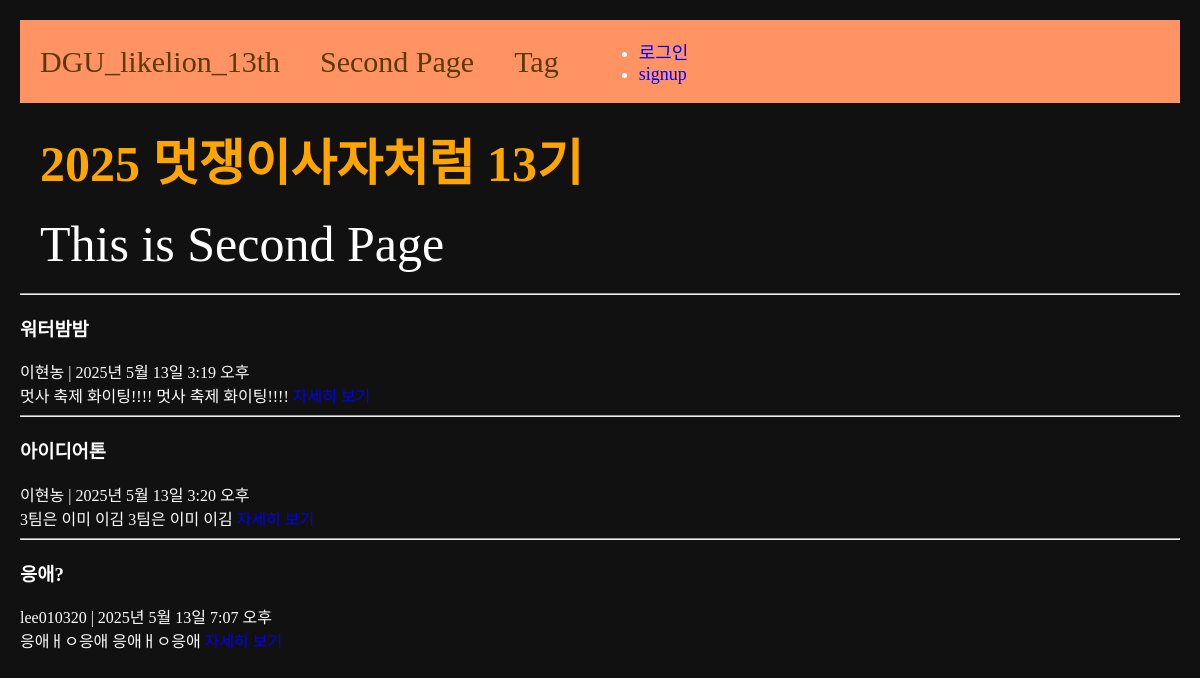
Before: /second with the older database file.
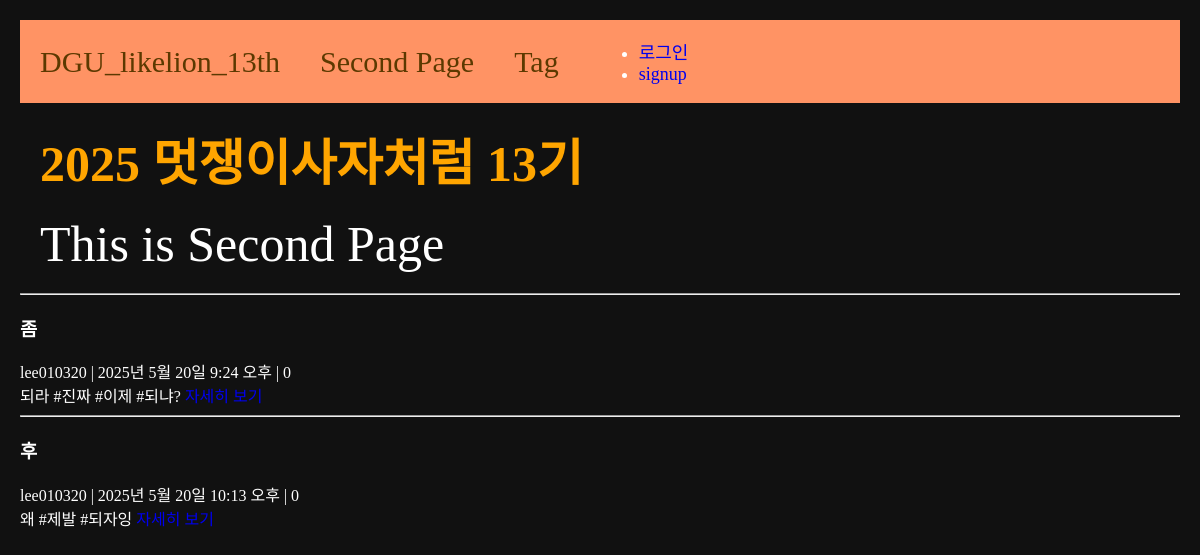
After: the same page with the newer database file.
### main/models.py (models this page shows, shortened)
class Blog(models.Model):
    title = models.CharField(max_length=50)
    writer = models.CharField(max_length=30)
    content = models.TextField()
    pub_date = models.DateTimeField()
    image = models.ImageField(upload_to='blog/', blank=True, null=True)
    def summary(self):
        return self.content[:20]

class Post(models.Model):
    title = models.CharField(max_length=50)
    writer = models.ForeignKey(User, null=False, blank=False, on_delete=models.CASCADE)
    content = models.TextField()
    pub_date = models.DateTimeField()
    image = models.ImageField(upload_to='post/', blank=True, null=True)
    views = models.PositiveIntegerField(default=0, help_text="조회수")
    tags = models.ManyToManyField(Tag, blank=True, related_name='posts')
    like=models.ManyToManyField(User, related_name='likes', blank=True)
    like_count = models.PositiveIntegerField(default=0)
    def summary(self):
        return self.content[:20]

### main/views.py (the view)
# urls.py: path('second', secondpage, name="secondpage"),
def secondpage(request):
    blogs = Blog.objects.all()
    posts = Post.objects.all()
    context = {
        'blogs': blogs,
        'posts': posts,
    }
    return render(request, 'main/secondpage.html', context)

### main/templates/main/secondpage.html (shortened to what this page needs)
{% extends 'base.html' %}
{% block content %}
    <h1 class="contents">2025 멋쟁이사자처럼 13기</h1>
    <div class="contents">This is Second Page</div>
    <div>
        <div>
            {% for blog in blogs %}
            <div>
            <hr/>
            <h3>{{blog.title}}</h3>
            {{blog.writer}} | {{blog.pub_date}}<br>
            {{blog.content}}
            {{blog.summary}}
            <a href="{% url 'main:detail' blog.id %}">자세히 보기</a>
            <br>
            </div>
            {% endfor %}
            </div>
            {% for post in posts %}
            <div>
                <hr/>
                <h3>{{post.title}}</h3>
                {{post.writer}} | {{post.pub_date}} | {{post.views}}<br>
                {{post.summary}}
                <a href="{% url 'main:detail2' post.id %}">자세히 보기</a>
                <br>
            {% endfor %}
            </div>
    </div>
{% endblock %}

### project/templates/base.html (shortened to what this page needs)
<!DOCTYPE html>
{% load static %}
<html lang="ko">
<head>
    <link rel="stylesheet" type="text/css" href="{% static 'css/project.css' %}">
</head>
<body class="body-container">
    {% include 'shared/_navbar.html' %}
    {% block content %}
    {% endblock %}
</body>
</html>

### project/templates/shared/_navbar.html
<nav class="navbar-container">
    <a class="navbar-link" href="{% url 'main:mainpage' %}">DGU_likelion_13th</a>
    <a class="navbar-link" href="{% url 'main:secondpage' %}">Second Page</a>
    <a class="navbar-link" href="{% url 'main:tag-list' %}">Tag</a>
    <div class="nav-right">
        {% if user.is_authenticated %}
        <ul class="nav-link-account">
            <li class="nav-link-user">{{request.user.username}}</li>
            <li><a href="{% url 'accounts:logout' %}">로그아웃</a></li>
            <li><a href="{% url 'users:mypage' request.user.id %}">mypage</a></li>
        </ul>
        {% else %}
        <ul class="nav=link-account">
            <li><a href="{% url 'accounts:login' %}">로그인</a></li>
            <li><a href="{% url 'accounts:signup' %}">signup</a></li>
        </ul>
        {% endif %}
    </div>
</nav>

### project/static/css/project.css (style rules this page uses)
h1 { color: orange; }

### project/templates/base.html (style rules this page uses)
a { text-decoration: none; }
.body-container { background-color: #111; color: #fff; margin: 20px; }
.navbar-container { display: flex; align-items: center; padding-left: 20px; gap: 40px; background-color: #FF9364; font-size: 18px; }
.navbar-link { color: #5c3900; font-size: 30px; }
.contents { font-size: 50px; margin: 20px; }

Changed rows visible on the page:
removed Blog: title "워터밤밤", writer "이현농", pub_date "2025년 5월 13일 3:19 오후", content "멋사 축제 화이팅!!!!", summary "멋사 축제 화이팅!!!!"
removed Blog: title "아이디어톤", writer "이현농", pub_date "2025년 5월 13일 3:20 오후", content "3팀은 이미 이김", summary "3팀은 이미 이김"
removed Blog: title "응애?", writer "lee010320", pub_date "2025년 5월 13일 7:07 오후", content "응애ㅐㅇ응애", summary "응애ㅐㅇ응애"
added Post: title "좀", writer "lee010320", pub_date "2025년 5월 20일 9:24 오후", views "0", summary "되라 #진짜 #이제 #되냐?"
added Post: title "후", writer "lee010320", pub_date "2025년 5월 20일 10:13 오후", views "0", summary "왜 #제발 #되자잉"
